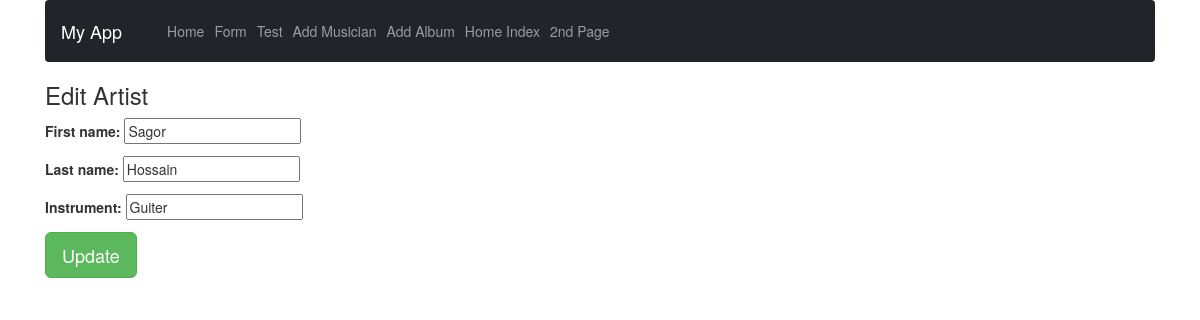
/edit_artist/1/, run on the app's committed database.
### first_app/models.py (models this page shows, shortened)
class Musician(models.Model):
    first_name = models.CharField(max_length=50)  #required thakle khali rakha jay na
    last_name = models.CharField(max_length=50)
    instrument = models.CharField(max_length=50)

### first_app/views.py (the view)
# urls.py: path('edit_artist/<int:artist_id>/',views.edit_artist, name='edit_artist'),
def edit_artist(request,artist_id):
    artist_info = Musician.objects.get(pk=artist_id)
    form = forms.MusicianForm(instance = artist_info)
    if request.method == 'POST':
        form = forms.MusicianForm(request.POST,instance = artist_info)
        if form.is_valid():
            form.save(commit=True)
            return album_list(request, artist_id)
    diction = {'edit_form':form,'artist':artist_info}
    return render(request,'first_app/edit_artist.html',context=diction)

### first_app/forms.py
class MusicianForm(forms.ModelForm):
    class Meta:
        model = models.Musician
        fields = "__all__"

### templates/first_app/edit_artist.html (shortened to what this page needs)
{% extends "first_app/base.html" %}
{% block body_block %}
<h3>Edit Artist</h3>
<form method = "POST">
    {{edit_form.as_p}}
    <input type="submit" name = "submit" value = "Update" class ="btn btn-lg btn-success">
</form>
{% endblock %}

### data on the page
Musician: first_name "Sagor", last_name "Hossain", instrument "Guiter"
